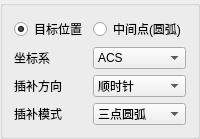
           <widget class="QGroupBox" name="groupBox_4">
            <property name="title">
             <string/>
            </property>
            <layout class="QGridLayout" name="gridLayout">
             <item row="0" column="0">
              <widget class="QRadioButton" name="rbTargetPos">
               <property name="text">
                <string>目标位置</string>
               </property>
               <property name="checked">
                <bool>true</bool>
               </property>
              </widget>
             </item>
             <item row="3" column="1">
              <widget class="QComboBox" name="cbCircDir">
               <item>
                <property name="text">
                 <string>顺时针</string>
                </property>
               </item>
               <item>
                <property name="text">
                 <string>逆时针</string>
                </property>
               </item>
              </widget>
             </item>
             <item row="2" column="0">
              <widget class="QLabel" name="label_2">
               <property name="text">
                <string>坐标系</string>
               </property>
              </widget>
             </item>
             <item row="4" column="1">
              <widget class="QComboBox" name="cbCircPath">
               <item>
                <property name="text">
                 <string>三点圆弧</string>
                </property>
               </item>
               <item>
                <property name="text">
                 <string>两点+圆心</string>
                </property>
               </item>
               <item>
                <property name="text">
                 <string>两点+矢量</string>
                </property>
               </item>
              </widget>
             </item>
             <item row="2" column="1">
              <widget class="QComboBox" name="cbRobotCoord">
               <item>
                <property name="text">
                 <string>ACS</string>
                </property>
               </item>
               <item>
                <property name="text">
                 <string>MCS</string>
                </property>
               </item>
               <item>
                <property name="text">
                 <string>WCS</string>
                </property>
               </item>
               <item>
                <property name="text">
                 <string>PCS_1</string>
                </property>
               </item>
               <item>
                <property name="text">
                 <string>PCS_2</string>
                </property>
               </item>
               <item>
                <property name="text">
                 <string>TCS</string>
                </property>
               </item>
              </widget>
             </item>
             <item row="3" column="0">
              <widget class="QLabel" name="lbCircDir">
               <property name="text">
                <string>插补方向</string>
               </property>
              </widget>
             </item>
             <item row="4" column="0">
              <widget class="QLabel" name="lbCircPath">
               <property name="text">
                <string>插补模式</string>
               </property>
              </widget>
             </item>
             <item row="0" column="1">
              <widget class="QRadioButton" name="rbMidPos">
               <property name="text">
                <string>中间点(圆弧)</string>
               </property>
              </widget>
             </item>
            </layout>
           </widget>
